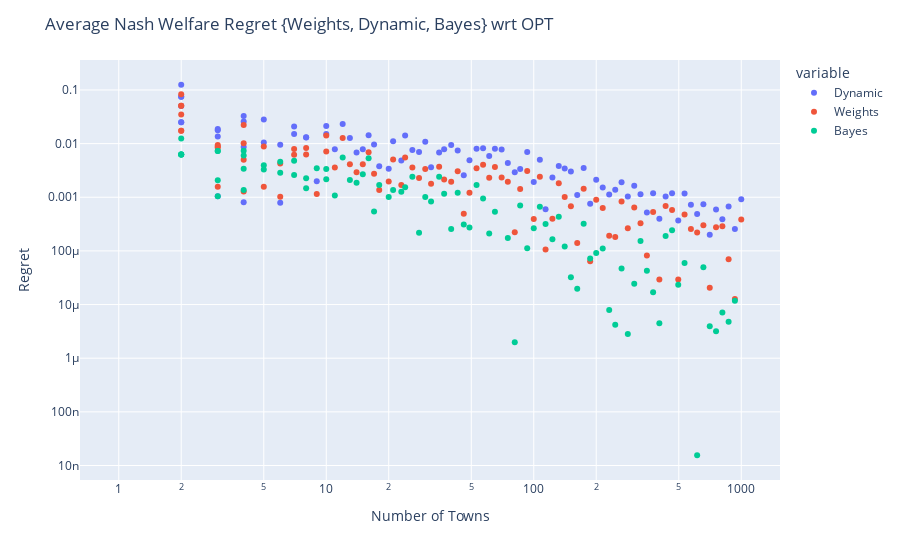

Here is the notebook cell this chart was saved with:
### Markdown cell above
### Nash Welfare Regret {Weights, Dynamic, Bayes} wrt OPT [Average]

### Code cell
data_dict_1 = {'NumTowns':[],'Dynamic':[],'Weights':[], 'Bayes':[]}

for n in np.logspace(0,3,100):
    n = int(n)
    data_dict_1['NumTowns'].append(n)
    avg1 = 0
    avg2 = 0
    avg3 = 0
    town_expected_demands = np.zeros(n) + expected_demand    
    budget = n*expected_demand
    b_grid = np.arange(0, budget+grid_size, grid_size)
    for i in range(num_iterations):
        town_demands = np.random.randint(1, 3, n)
        opt = objective_nash(town_demands, waterfilling_waste(town_demands,budget))
        for j in range(3):
            if j==0:
                avg1+= opt - objective_nash(town_demands, waterfilling_weights_waste(weights, sorted_distribution, town_demands, budget))
            if j==1:
                avg2+= opt - objective_nash(town_demands, waterfilling_dynamic_waste(town_expected_demands,town_demands,budget))
            if j==2:
                avg3+= opt - objective_nash(town_demands, waterfilling_bayesian(town_demands, opt_policy[(max_n-n):(max_n+1),:], budget, b_grid, grid_size))
    data_dict_1['Weights'].append(avg1/num_iterations)
    data_dict_1['Dynamic'].append(avg2/num_iterations)
    data_dict_1['Bayes'].append(avg3/num_iterations)
df_uniform = pd.DataFrame(data_dict_1).melt(id_vars="NumTowns")
fig = px.scatter(df_uniform, x="NumTowns", y="value", color='variable')
fig.update_layout(xaxis_type="log", yaxis_type="log")
fig.update_layout(
    title="Average Nash Welfare Regret {Weights, Dynamic, Bayes} wrt OPT",
    xaxis_title="Number of Towns",
    yaxis_title="Regret")
fig.show()

### Figure 1 — Plotly figure (JSON) as saved in the notebook; plotly's stock layout.template omitted (floating-point values rounded to 4 significant figures)
{"data": [{"hovertemplate": "variable=Dynamic<br>NumTowns=%{x}<br>value=%{y}<extra></extra>", "legendgroup": "Dynamic", "marker": {"color": "#636efa", "symbol": "circle"}, "mode": "markers", "name": "Dynamic", "showlegend": true, "type": "scatter", "x": [1, 1, 1, 1, 1, 1, 1, 1, 1, 1, 2, 2, 2, 2, 2, 2, 3, 3, 3, 3, 4, 4, 4, 4, 5, 5, 6, 6, 7, 7, 8, 8, 9, 10, 10, 11, 12, 13, 14, 15, 16, 17, 18, 20, 21, 23, 24, 26, 28, 30, 32, 35, 37, 40, 43, 46, 49, 53, 57, 61, 65, 70, 75, 81, 86, 93, 100, 107, 114, 123, 132, 141, 151, 162, 174, 187, 200, 215, 231, 247, 265, 284, 305, 327, 351, 376, 403, 432, 464, 497, 533, 572, 613, 657, 705, 756, 811, 869, 932, 1000], "xaxis": "x", "y": [0, 0, 0, 0, 0, 0, 0, 0, 0, 0, 0.125, 0.025, 0.05, 0.025, 0.075, 0.075, 0.01354, 0.001042, 0.01771, 0.01875, 0.0008102, 0.02581, 0.03284, 0.008652, 0.02799, 0.01049, 0.009499, 0.0007894, 0.02091, 0.01503, 0.0132, 0.01296, 0.001989, 0.01508, 0.02127, 0.00782, 0.02307, 0.01268, 0.00684, 0.007864, 0.01436, 0.009646, 0.003767, 0.003383, 0.01104, 0.004833, 0.01422, 0.007633, 0.006946, 0.01084, 0.003632, 0.006845, 0.007861, 0.009406, 0.007468, 0.002562, 0.004874, 0.008018, 0.00817, 0.005851, 0.008057, 0.007739, 0.004331, 0.002927, 0.003344, 0.006988, 0.001933, 0.004979, 0.0005977, 0.002327, 0.003813, 0.003423, 0.003012, 0.0011, 0.003522, 0.0007603, 0.002116, 0.001513, 0.001129, 0.001384, 0.001897, 0.001029, 0.00163, 0.001143, 0.0005179, 0.001191, 0.0003966, 0.001027, 0.001184, 0.0003697, 0.001173, 0.0007253, 0.0004888, 0.0007435, 0.0002, 0.000589, 0.0003894, 0.0006742, 0.0002556, 0.0009195], "yaxis": "y"}, {"hovertemplate": "variable=Weights<br>NumTowns=%{x}<br>value=%{y}<extra></extra>", "legendgroup": "Weights", "marker": {"color": "#EF553B", "symbol": "circle"}, "mode": "markers", "name": "Weights", "showlegend": true, "type": "scatter", "x": [1, 1, 1, 1, 1, 1, 1, 1, 1, 1, 2, 2, 2, 2, 2, 2, 3, 3, 3, 3, 4, 4, 4, 4, 5, 5, 6, 6, 7, 7, 8, 8, 9, 10, 10, 11, 12, 13, 14, 15, 16, 17, 18, 20, 21, 23, 24, 26, 28, 30, 32, 35, 37, 40, 43, 46, 49, 53, 57, 61, 65, 70, 75, 81, 86, 93, 100, 107, 114, 123, 132, 141, 151, 162, 174, 187, 200, 215, 231, 247, 265, 284, 305, 327, 351, 376, 403, 432, 464, 497, 533, 572, 613, 657, 705, 756, 811, 869, 932, 1000], "xaxis": "x", "y": [0, 0, 0, 0, 0, 0, 0, 0, 0, 0, 0.08333, 0.01736, 0.03472, 0.01736, 0.05069, 0.05069, 0.008854, 0.001563, 0.008333, 0.009375, 0.001285, 0.01014, 0.02227, 0.005021, 0.00879, 0.001564, 0.004244, 0.001021, 0.007928, 0.006224, 0.006237, 0.008263, 0.001153, 0.007156, 0.01415, 0.003575, 0.01275, 0.004127, 0.002938, 0.004134, 0.006872, 0.002756, 0.001358, 0.001975, 0.00507, 0.001695, 0.005528, 0.003571, 0.002277, 0.003363, 0.001787, 0.0037, 0.002137, 0.001949, 0.003065, 0.000491, 0.001219, 0.003478, 0.004025, 0.002309, 0.003671, 0.002336, 0.001948, 0.0002221, 0.001422, 0.003097, 0.0003922, 0.002419, 0.000106, 0.0003974, 0.001831, 0.001008, 0.0006804, 0.0001396, 0.001437, 6.413e-05, 0.0009012, 0.0006337, 0.0001909, 0.0001809, 0.0008354, 0.0002638, 0.0006451, 0.0003286, 8.237e-05, 0.0005289, 2.939e-05, 0.0006881, 0.0005796, 2.935e-05, 0.0004767, 0.0002561, 0.0002192, 0.000302, 2.05e-05, 0.0002757, 0.0002869, 7.009e-05, 1.273e-05, 0.0003864], "yaxis": "y"}, {"hovertemplate": "variable=Bayes<br>NumTowns=%{x}<br>value=%{y}<extra></extra>", "legendgroup": "Bayes", "marker": {"color": "#00cc96", "symbol": "circle"}, "mode": "markers", "name": "Bayes", "showlegend": true, "type": "scatter", "x": [1, 1, 1, 1, 1, 1, 1, 1, 1, 1, 2, 2, 2, 2, 2, 2, 3, 3, 3, 3, 4, 4, 4, 4, 5, 5, 6, 6, 7, 7, 8, 8, 9, 10, 10, 11, 12, 13, 14, 15, 16, 17, 18, 20, 21, 23, 24, 26, 28, 30, 32, 35, 37, 40, 43, 46, 49, 53, 57, 61, 65, 70, 75, 81, 86, 93, 100, 107, 114, 123, 132, 141, 151, 162, 174, 187, 200, 215, 231, 247, 265, 284, 305, 327, 351, 376, 403, 432, 464, 497, 533, 572, 613, 657, 705, 756, 811, 869, 932, 1000], "xaxis": "x", "y": [0, 0, 0, 0, 0, 0, 0, 0, 0, 0, 0, 0.00625, 0.0125, 0.00625, 0.00625, 0.00625, 0.007292, 0.007292, 0.001042, 0.002083, 0.005969, 0.001361, 0.003395, 0.00733, 0.003938, 0.003275, 0.004604, 0.002873, 0.002605, 0.00481, 0.002262, 0.001479, 0.003454, 0.003371, 0.002158, 0.001079, 0.00549, 0.002089, 0.001871, 0.002692, 0.00532, 0.0005422, 0.001694, 0.001008, 0.00136, 0.001264, 0.001539, 0.002411, 0.0002178, 0.001013, 0.00083, 0.002409, 0.001164, 0.000257, 0.001209, 0.0003105, 0.0002731, 0.001698, 0.0009528, 0.0002099, 0.0005338, 0, 0.0001732, 1.973e-06, 0.0007016, 0.000112, 0.0002656, 0.0006617, 0.0003182, 0.0001654, 0.0004328, 0.0001214, 3.236e-05, 1.975e-05, 0.0003195, 7.225e-05, 9.184e-05, 0.0001113, 7.935e-06, 4.215e-06, 4.676e-05, 2.819e-06, 2.448e-05, 0.0001534, 4.25e-05, 1.697e-05, 4.474e-06, 0.0001903, 0.0002428, 2.335e-05, 5.948e-05, 0, 1.553e-08, 4.975e-05, 3.929e-06, 3.164e-06, 7.106e-06, 4.804e-06, 1.18e-05, 0], "yaxis": "y"}], "layout": {"legend": {"title": {"text": "variable"}, "tracegroupgap": 0}, "margin": {"t": 60}, "title": {"text": "Average Nash Welfare Regret {Weights, Dynamic, Bayes} wrt OPT"}, "xaxis": {"anchor": "y", "domain": [0, 1], "title": {"text": "Number of Towns"}, "type": "log"}, "yaxis": {"anchor": "x", "domain": [0, 1], "title": {"text": "Regret"}, "type": "log"}}}
